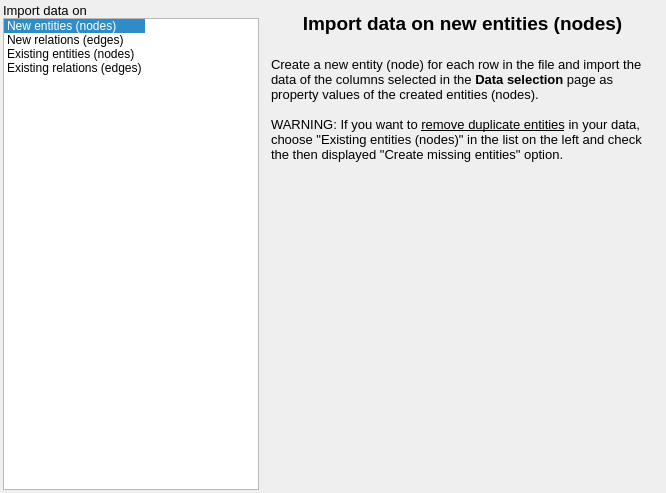
<?xml version="1.0" encoding="UTF-8"?>
<ui version="4.0">
 <class>CSVGraphMappingConfigurationWidget</class>
 <widget class="QWidget" name="CSVGraphMappingConfigurationWidget">
  <property name="geometry">
   <rect>
    <x>0</x>
    <y>0</y>
    <width>666</width>
    <height>493</height>
   </rect>
  </property>
  <property name="sizePolicy">
   <sizepolicy hsizetype="Preferred" vsizetype="Preferred">
    <horstretch>0</horstretch>
    <verstretch>0</verstretch>
   </sizepolicy>
  </property>
  <property name="maximumSize">
   <size>
    <width>800</width>
    <height>16777215</height>
   </size>
  </property>
  <property name="windowTitle">
   <string>Form</string>
  </property>
  <layout class="QVBoxLayout" name="verticalLayout">
   <property name="spacing">
    <number>3</number>
   </property>
   <property name="leftMargin">
    <number>3</number>
   </property>
   <property name="topMargin">
    <number>3</number>
   </property>
   <property name="rightMargin">
    <number>3</number>
   </property>
   <property name="bottomMargin">
    <number>3</number>
   </property>
   <item>
    <layout class="QHBoxLayout" name="horizontalLayout">
     <item>
      <layout class="QVBoxLayout" name="verticalLayout_2">
       <property name="spacing">
        <number>0</number>
       </property>
       <property name="rightMargin">
        <number>0</number>
       </property>
       <item>
        <widget class="QLabel" name="label_5">
         <property name="text">
          <string>&lt;p style=&quot; margin-top:0px; margin-bottom:0px; margin-left:0px; margin-right:0px; -qt-block-indent:0; text-indent:0px; font-size:13px;&quot;&gt;Import data on&lt;/p&gt;</string>
         </property>
        </widget>
       </item>
       <item>
        <widget class="QListWidget" name="mappingListWidget">
         <property name="sizePolicy">
          <sizepolicy hsizetype="Fixed" vsizetype="Expanding">
           <horstretch>0</horstretch>
           <verstretch>0</verstretch>
          </sizepolicy>
         </property>
         <property name="editTriggers">
          <set>QAbstractItemView::NoEditTriggers</set>
         </property>
         <property name="selectionBehavior">
          <enum>QAbstractItemView::SelectRows</enum>
         </property>
         <property name="isWrapping" stdset="0">
          <bool>true</bool>
         </property>
         <property name="wordWrap">
          <bool>true</bool>
         </property>
         <property name="currentRow">
          <number>0</number>
         </property>
         <item>
          <property name="text">
           <string>New entities (nodes)</string>
          </property>
          <property name="toolTip">
           <string extracomment="Create a new entity (node) for each row in the file and import the data of selected columns on created entities (nodes). "/>
          </property>
          <property name="statusTip">
           <string/>
          </property>
          <property name="flags">
           <set>ItemIsSelectable|ItemIsEnabled</set>
          </property>
         </item>
         <item>
          <property name="text">
           <string>New relations (edges)</string>
          </property>
          <property name="toolTip">
           <string extracomment="Create a new relation (edge) for each row and import the data of  selected columns on created relations (edges). "/>
          </property>
         </item>
         <item>
          <property name="text">
           <string>Existing entities (nodes)</string>
          </property>
          <property name="toolTip">
           <string extracomment="Import the data of selected columns on existing entities (node)."/>
          </property>
         </item>
         <item>
          <property name="text">
           <string>Existing relations (edges)</string>
          </property>
          <property name="toolTip">
           <string extracomment="Import selected columns on existing relations(edges)."/>
          </property>
         </item>
        </widget>
       </item>
      </layout>
     </item>
     <item>
      <widget class="QStackedWidget" name="mappingConfigurationStackedWidget">
       <property name="currentIndex">
        <number>0</number>
       </property>
       <widget class="QWidget" name="importNewNodesPage">
        <layout class="QVBoxLayout" name="verticalLayout_8">
         <item>
          <widget class="QLabel" name="label">
           <property name="text">
            <string>&lt;p align=&quot;center&quot; style=&quot; margin-top:0px; margin-bottom:0px; margin-left:0px; margin-right:0px; -qt-block-indent:0; text-indent:0px; font-size:19px&quot;&gt;&lt;b&gt;Import data on new entities (nodes)&lt;/b&gt;&lt;br/&gt;&lt;/p&gt;
&lt;p style=&quot; margin-top:0px; margin-bottom:0px; margin-left:0px; margin-right:0px; -qt-block-indent:0; text-indent:0px; font-size:13px;&quot;&gt;Create a new entity (node) for each row in the file and import the data of the columns selected in the &lt;b&gt;Data selection&lt;/b&gt; page as property values of the created entities (nodes).&lt;br/&gt;&lt;br/&gt;WARNING: If you want to &lt;u&gt;remove duplicate entities&lt;/u&gt; in your data, choose &amp;quot;Existing entities (nodes)&amp;quot; in the list on the left  and check the then displayed &amp;quot;Create missing entities&amp;quot; option.&lt;/p&gt;</string>
           </property>
           <property name="wordWrap">
            <bool>true</bool>
           </property>
          </widget>
         </item>
         <item>
          <spacer name="verticalSpacer_2">
           <property name="orientation">
            <enum>Qt::Vertical</enum>
           </property>
           <property name="sizeHint" stdset="0">
            <size>
             <width>20</width>
             <height>40</height>
            </size>
           </property>
          </spacer>
         </item>
        </layout>
       </widget>
       <widget class="QWidget" name="importEdgesFromNodesPage">
        <layout class="QVBoxLayout" name="verticalLayout_4">
         <item>
          <widget class="QLabel" name="label_3">
           <property name="sizePolicy">
            <sizepolicy hsizetype="Fixed" vsizetype="Fixed">
             <horstretch>0</horstretch>
             <verstretch>0</verstretch>
            </sizepolicy>
           </property>
           <property name="maximumSize">
            <size>
             <width>750</width>
             <height>16777215</height>
            </size>
           </property>
           <property name="text">
            <string>&lt;p align=&quot;center&quot; style=&quot; margin-top:0px; margin-bottom:0px; margin-left:0px; margin-right:0px; -qt-block-indent:0; text-indent:0px; font-size: 19px;&quot;&gt;&lt;b&gt;Import data on new relations (edges)&lt;/b&gt;&lt;br /&gt;&lt;/p&gt;
&lt;p style=&quot; margin-top:0px; margin-bottom:0px; margin-left:0px; margin-right:0px; -qt-block-indent:0; text-indent:0px; font-size:13px;&quot;&gt;Create a new relation (edge) for each row between a source entity(node) and a destination entity(node) and import the row data of the columns selected in the &lt;b&gt;Data selection&lt;/b&gt; page on the created relation.&lt;/p&gt;</string>
           </property>
           <property name="wordWrap">
            <bool>true</bool>
           </property>
          </widget>
         </item>
         <item>
          <layout class="QGridLayout" name="gridLayout_5">
           <property name="leftMargin">
            <number>0</number>
           </property>
           <property name="topMargin">
            <number>0</number>
           </property>
           <property name="rightMargin">
            <number>0</number>
           </property>
           <property name="bottomMargin">
            <number>0</number>
           </property>
           <property name="spacing">
            <number>3</number>
           </property>
           <item row="4" column="1">
            <widget class="QPushButton" name="tgtPropertiesButton">
             <property name="text">
              <string>destination properties</string>
             </property>
            </widget>
           </item>
           <item row="4" column="0">
            <widget class="QPushButton" name="srcPropertiesButton">
             <property name="text">
              <string>source properties</string>
             </property>
            </widget>
           </item>
           <item row="1" column="0">
            <widget class="QPushButton" name="srcColumnsButton">
             <property name="text">
              <string>source columns</string>
             </property>
            </widget>
           </item>
           <item row="2" column="0" colspan="2">
            <widget class="QLabel" name="label_6">
             <property name="sizePolicy">
              <sizepolicy hsizetype="Preferred" vsizetype="Preferred">
               <horstretch>0</horstretch>
               <verstretch>0</verstretch>
              </sizepolicy>
             </property>
             <property name="maximumSize">
              <size>
               <width>750</width>
               <height>16777215</height>
              </size>
             </property>
             <property name="text">
              <string>&lt;p style=&quot; margin-top:0px; margin-bottom:0px; margin-left:0px; margin-right:0px; -qt-block-indent:0; text-indent:0px; font-size:13px;&quot;&gt;The above selected columns specify the identifiers of the source and destination entities.&lt;br/&gt;For each row, values in the 'Source/Destination columns' are compared, respectively, to the values in the 'Source/Destination properties' (see below) for existing node entities and mapped to the first matching node.&lt;br/&gt;&lt;/p&gt;</string>
             </property>
             <property name="wordWrap">
              <bool>true</bool>
             </property>
            </widget>
           </item>
           <item row="1" column="1">
            <widget class="QPushButton" name="tgtColumnsButton">
             <property name="text">
              <string>destination columns</string>
             </property>
            </widget>
           </item>
           <item row="0" column="0">
            <widget class="QLabel" name="label_9">
             <property name="text">
              <string>Source columns</string>
             </property>
            </widget>
           </item>
           <item row="0" column="1">
            <widget class="QLabel" name="label_10">
             <property name="text">
              <string>Destination columns</string>
             </property>
            </widget>
           </item>
           <item row="5" column="0" colspan="2">
            <layout class="QHBoxLayout" name="horizontalLayout_2">
             <property name="spacing">
              <number>3</number>
             </property>
             <item>
              <widget class="QPushButton" name="newPropertyOnEdgesButton">
               <property name="sizePolicy">
                <sizepolicy hsizetype="Fixed" vsizetype="Fixed">
                 <horstretch>0</horstretch>
                 <verstretch>0</verstretch>
                </sizepolicy>
               </property>
               <property name="text">
                <string>Add new property</string>
               </property>
              </widget>
             </item>
            </layout>
           </item>
           <item row="3" column="0">
            <widget class="QLabel" name="label_15">
             <property name="text">
              <string>Source properties</string>
             </property>
            </widget>
           </item>
           <item row="3" column="1">
            <widget class="QLabel" name="label_16">
             <property name="text">
              <string>Destination properties</string>
             </property>
            </widget>
           </item>
          </layout>
         </item>
         <item>
          <widget class="QLabel" name="label_7">
           <property name="text">
            <string>When no node entity is found, a new node is created, if the &quot;Create missing entities&quot; option below is checked. </string>
           </property>
           <property name="wordWrap">
            <bool>true</bool>
           </property>
          </widget>
         </item>
         <item>
          <widget class="QCheckBox" name="addMissingEdgeAndNodeCheckBox">
           <property name="text">
            <string>Create missing entities</string>
           </property>
           <property name="checked">
            <bool>true</bool>
           </property>
          </widget>
         </item>
         <item>
          <spacer name="verticalSpacer_3">
           <property name="orientation">
            <enum>Qt::Vertical</enum>
           </property>
           <property name="sizeHint" stdset="0">
            <size>
             <width>20</width>
             <height>40</height>
            </size>
           </property>
          </spacer>
         </item>
        </layout>
       </widget>
       <widget class="QWidget" name="importNodesPage">
        <layout class="QVBoxLayout" name="verticalLayout_3">
         <item>
          <widget class="QLabel" name="label_2">
           <property name="text">
            <string>&lt;html&gt;&lt;head/&gt;&lt;body&gt;&lt;p align=&quot;center&quot;&gt;&lt;span style=&quot; font-size:19px; font-weight:600;&quot;&gt;Import data on existing entities (nodes)&lt;/span&gt;&lt;span style=&quot; font-size:19px;&quot;&gt;&lt;br/&gt;&lt;/span&gt;&lt;/p&gt;&lt;p&gt;&lt;span style=&quot; font-size:13px;&quot;&gt;Import the row data of the columns selected in the &lt;/span&gt;&lt;span style=&quot; font-size:13px; font-weight:600;&quot;&gt;Data selection&lt;/span&gt;&lt;span style=&quot; font-size:13px;&quot;&gt; page on existing entities (nodes). &lt;br/&gt;&lt;br/&gt;For each row, values in the 'Columns identifier' are compared to the values in the 'Properties identifier' (see below) for existing node entities; the row data are then imported as property values of the first matching node entity.&lt;br/&gt;&lt;/span&gt;&lt;/p&gt;&lt;/body&gt;&lt;/html&gt;</string>
           </property>
           <property name="textFormat">
            <enum>Qt::RichText</enum>
           </property>
           <property name="wordWrap">
            <bool>true</bool>
           </property>
          </widget>
         </item>
         <item>
          <layout class="QGridLayout" name="gridLayout_4">
           <property name="spacing">
            <number>3</number>
           </property>
           <item row="0" column="0">
            <widget class="QLabel" name="label_11">
             <property name="text">
              <string>Columns identifier</string>
             </property>
            </widget>
           </item>
           <item row="0" column="1">
            <widget class="QLabel" name="label_12">
             <property name="text">
              <string>Properties identifier</string>
             </property>
            </widget>
           </item>
           <item row="1" column="0">
            <widget class="QPushButton" name="nodeColumnsButton">
             <property name="text">
              <string>node columns</string>
             </property>
            </widget>
           </item>
           <item row="1" column="1">
            <widget class="QPushButton" name="nodePropertiesButton">
             <property name="text">
              <string>node properties</string>
             </property>
            </widget>
           </item>
           <item row="2" column="1">
            <widget class="QPushButton" name="newPropertyOnNodesButton">
             <property name="text">
              <string>Add new property</string>
             </property>
            </widget>
           </item>
          </layout>
         </item>
         <item>
          <widget class="QLabel" name="label_8">
           <property name="text">
            <string>When no node entity, matching the row values for the 'Columns identifier' described above, is found, a new node is then created if the “Create missing entities” option below is checked. </string>
           </property>
           <property name="wordWrap">
            <bool>true</bool>
           </property>
          </widget>
         </item>
         <item>
          <widget class="QCheckBox" name="createMissingNodesCheckBox">
           <property name="text">
            <string>Create missing entities</string>
           </property>
           <property name="checked">
            <bool>true</bool>
           </property>
          </widget>
         </item>
         <item>
          <spacer name="verticalSpacer">
           <property name="orientation">
            <enum>Qt::Vertical</enum>
           </property>
           <property name="sizeHint" stdset="0">
            <size>
             <width>20</width>
             <height>40</height>
            </size>
           </property>
          </spacer>
         </item>
        </layout>
       </widget>
       <widget class="QWidget" name="importEdgesPages">
        <layout class="QVBoxLayout" name="verticalLayout_7">
         <item>
          <widget class="QLabel" name="label_4">
           <property name="text">
            <string>&lt;p align=&quot;center&quot; style=&quot; margin-top:0px; margin-bottom:0px; margin-left:0px; margin-right:0px; -qt-block-indent:0; text-indent:0px; font-size: 19px;&quot;&gt;&lt;b&gt;Import data on existing relations (edges)&lt;/b&gt;&lt;br/&gt;&lt;/p&gt;
&lt;p style=&quot; margin-top:0px; margin-bottom:0px; margin-left:0px; margin-right:0px; -qt-block-indent:0; text-indent:0px; font-size:13px;&quot;&gt;Import the row data of the columns selected in the previous &lt;b&gt;Data selection&lt;/b&gt; page on the existing relations (edges). &lt;br/&gt;&lt;br/&gt;For each row, values in the 'Columns identifier' are compared to the values in the 'Properties identifier' (see below) for existing relations; the row data are then imported as property values of the first matching relation.&lt;br /&gt;&lt;/p&gt;</string>
           </property>
           <property name="wordWrap">
            <bool>true</bool>
           </property>
          </widget>
         </item>
         <item>
          <layout class="QGridLayout" name="gridLayout_6">
           <property name="spacing">
            <number>3</number>
           </property>
           <item row="0" column="0">
            <widget class="QLabel" name="label_13">
             <property name="text">
              <string>Columns identifier</string>
             </property>
            </widget>
           </item>
           <item row="0" column="1">
            <widget class="QLabel" name="label_14">
             <property name="text">
              <string>Properties identifier</string>
             </property>
            </widget>
           </item>
           <item row="1" column="0">
            <widget class="QPushButton" name="edgeColumnsButton">
             <property name="text">
              <string>edge columns</string>
             </property>
            </widget>
           </item>
           <item row="1" column="1">
            <widget class="QPushButton" name="edgePropertiesButton">
             <property name="text">
              <string>edge properties</string>
             </property>
            </widget>
           </item>
          </layout>
         </item>
         <item>
          <spacer name="verticalSpacer_4">
           <property name="orientation">
            <enum>Qt::Vertical</enum>
           </property>
           <property name="sizeHint" stdset="0">
            <size>
             <width>20</width>
             <height>40</height>
            </size>
           </property>
          </spacer>
         </item>
        </layout>
       </widget>
      </widget>
     </item>
    </layout>
   </item>
  </layout>
 </widget>
 <resources/>
 <connections>
  <connection>
   <sender>mappingListWidget</sender>
   <signal>currentRowChanged(int)</signal>
   <receiver>mappingConfigurationStackedWidget</receiver>
   <slot>setCurrentIndex(int)</slot>
   <hints>
    <hint type="sourcelabel">
     <x>182</x>
     <y>383</y>
    </hint>
    <hint type="destinationlabel">
     <x>534</x>
     <y>383</y>
    </hint>
   </hints>
  </connection>
 </connections>
</ui>
